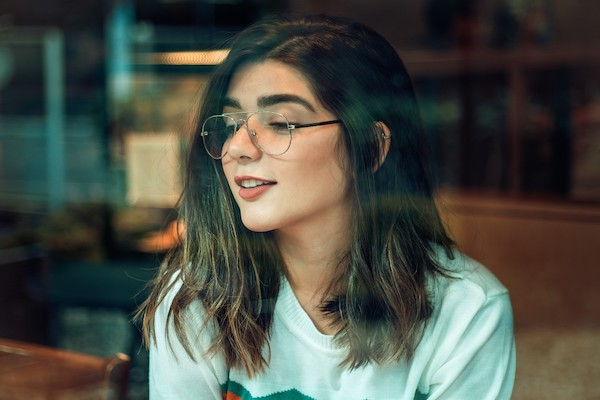
#> input picture input/girl.jpg, 600 x 400 px
$ python compress.py -f input/girl.jpg
#> lines starting #> are read from the running program, lines starting #| are printed output that depends on the picture
#> in main, img is the input picture: shape (400, 600, 3); mean B, G, R 69.5, 78.4, 75.4
### svd.py
from sklearn.utils.extmath import randomized_svd
import numpy as np

from evd import EVD_decomposition

np.seterr(divide='ignore', invalid='ignore')


# [6 lines left out: function sklearn_svd_implementation, not called in this run]


def numpy_svd_implementation(channel, k):
    u, s, vt = np.linalg.svd(channel)
    return u, np.diag(s), vt


def custom_svd_implementation(a, k):
    def to_square(arr):
        arr = arr.copy()
        new_size = min(arr.shape)
        return arr[:new_size, :new_size]

    def pseudo_inv(arr):
        arr = arr.copy()
        indices = np.nonzero(arr)
        arr[indices] = 1 / arr[indices]
        return arr

    m, n = a.shape
    if m > n:
        cnn = a.T @ a
        v, lv, vt = EVD_decomposition(cnn, True)

        # calculate T matrix
        t = np.zeros((m, n))
        diag = np.diag(lv)
        # remove values below zero from floating-point errors
        diag = diag.clip(min=0)
        t[:n, :n] = np.diag(np.sqrt(diag))

        # calculate U matrix
        u = np.zeros((m, m))
        u[:, :n] = a @ v @ pseudo_inv(to_square(t))
        # fill rest of columns with linear independent vectors
        u[:, n:] = np.random.rand(m, m - n)
        # make them orthogonal
        q, r = np.linalg.qr(u)  # changed to QR decomposition from numpy
        u = q @ r
    else:
        rmm = a @ a.T
        u, lu, ut = EVD_decomposition(rmm, True)

        # calculate T matrix
        t = np.zeros((m, n))
        diag = np.diag(lu)
        # remove values below zero from floating-point errors
        diag = diag.clip(min=0)
        t[:m, :m] = np.diag(np.sqrt(diag))

        # calculate V matrix
        v = np.zeros((n, n))
        v[:m, :] = pseudo_inv(to_square(t)) @ u.T @ a
        # fill rest of rows with linear independent vectors
        v[m:, :] = np.random.rand(n - m, n)
        # make them orthogonal
        q, r = np.linalg.qr(v.T)
        vt = (q @ r).T
    if k <= 0:
        return u @ t @ vt
    return u, t, vt

### evd.py
import numpy as np


def EVD_decomposition(arr, symmetric_matrix=False):
    if symmetric_matrix:
        w, v = np.linalg.eigh(arr)
    else:
        w, v = np.linalg.eig(arr)
    indices = np.argsort(w)[::-1]
    w = w[indices]
    v = v[:, indices]
    k = v
    k_inv = np.linalg.inv(v)
    l = np.diag(w)
    return k, l, k_inv

### compress.py
import os
import sys
from argparse import ArgumentParser

import cv2
import numpy as np

from svd import sklearn_svd_implementation, numpy_svd_implementation, custom_svd_implementation


def compress_image(img, k, svd_implementation=custom_svd_implementation):
#> called with k = 2147483647
    def compress_channel(data, k, implementation):
        u, t, vt = implementation(data, k)
        return u[:, :k] @ t[:k, :k] @ vt[:k, :]

    width, height, channels = img.shape
#> width = 400; height = 600; channels = 3
    data = img.astype(float)
    compressed = np.empty((width, height, channels))
    for channel in range(channels):
        c = data[:, :, channel]
        compressed[:, :, channel] = compress_channel(c, k, svd_implementation)
#> this loop made 3 passes
#> pass 1, in compress_image, `c = data[:, :, channel]`:
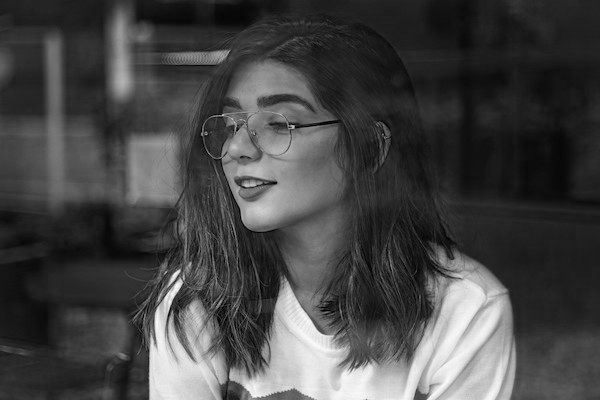
#> c: shape (400, 600) float64; min 0, max 251, mean 69.5
#> pass 1, in custom_svd_implementation, `rmm = a @ a.T`:
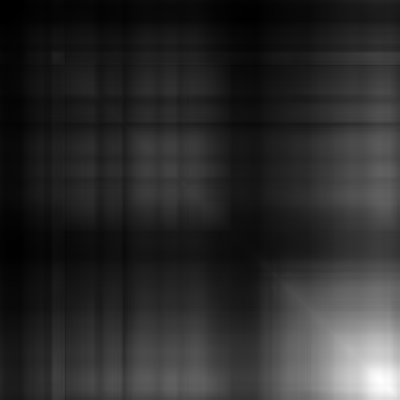
#> rmm: shape (400, 400) float64; min 587787, max 16184318, mean 3287048.1; drawn with min black and max white
#> pass 1, in EVD_decomposition, `w, v = np.linalg.eigh(arr)`:
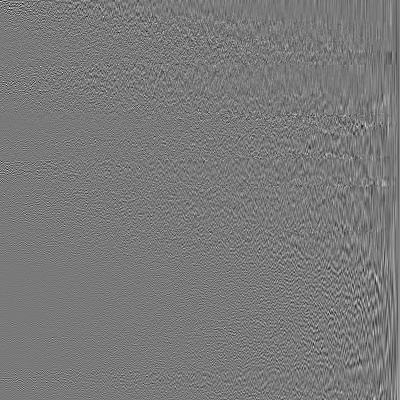
#> v: shape (400, 400) float64; min -0.329, max 0.359, mean 9.1e-05; drawn with min black and max white
#> pass 1, in EVD_decomposition, `v = v[:, indices]`:
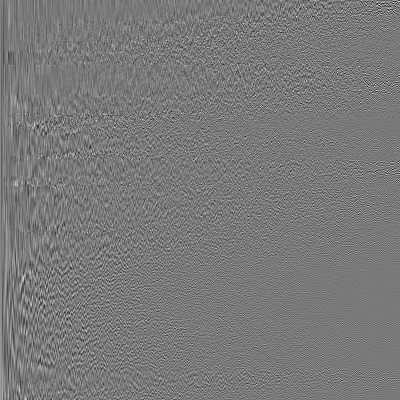
#> v: shape (400, 400) float64; min -0.329, max 0.359, mean 9.1e-05; drawn with min black and max white
#> after the loop:
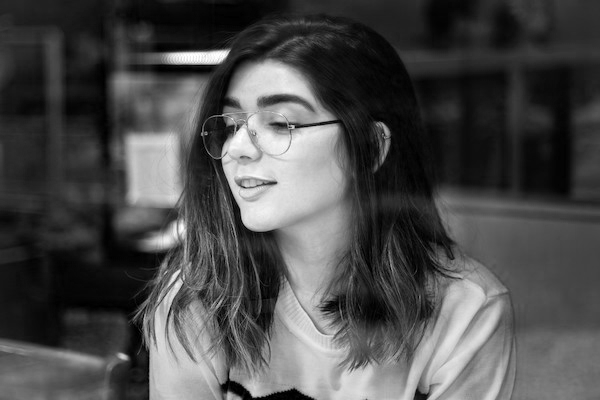
#> c: shape (400, 600) float64; min 0, max 255, mean 75.4
    return compressed


def main():
    parser = ArgumentParser()
    parser.add_argument('-f', dest="input_file", help="Path to file to compress", required=True)
    parser.add_argument('-out', dest="output_file", default='output.png', help="Path to output file")
    parser.add_argument('-svd', dest="svd_impl", choices=('sklearn', 'custom', 'numpy'), default='custom', help="s")
    parser.add_argument('-k', dest="k", type=int, default='0', help="Number of singular values used. Default all.")
    args = parser.parse_args()

    if not os.path.isfile(args.input_file):
        print(f'File {args.input_file} not found', file=sys.stderr)
        return
    img = cv2.imread(args.input_file)

    impl = {
        'sklearn': sklearn_svd_implementation,
        'numpy': numpy_svd_implementation,
        'custom': custom_svd_implementation

    }.get(args.svd_impl, custom_svd_implementation)

    k = args.k
    if k <= 0:
        k = np.iinfo(np.int32).max

    img = compress_image(img, k, impl)

    cv2.imwrite(args.output_file, img)
    print(f'File saved to {args.output_file}')


if __name__ == '__main__':
    main()
